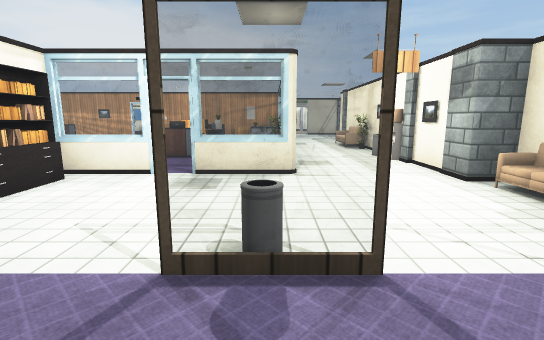
[1] (above)

24 first-person views from a walk through a Unity game level. The camera is 1.4 m above the floor, tilts 10° down and sees 85° across. Doors are open. The floor is counted in squares, 1 m on a side. Each view is taken from the middle of a square. On the plan, view 1 faces up. The plan holds only what a view shows up to about 14 squares ahead; the rest is blank. The place goes on beyond the plan. The player is left out. Some surface patterns are stand-ins.

[2]
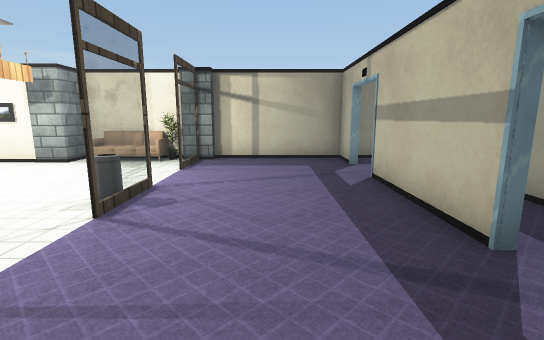

[3]
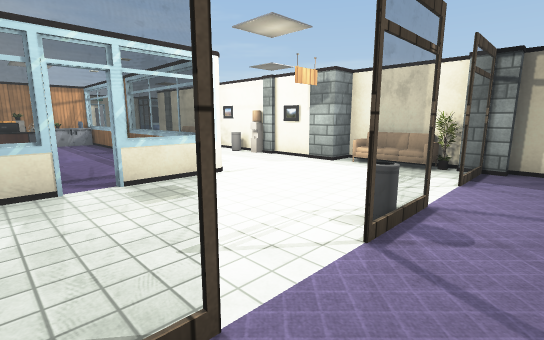

[4]
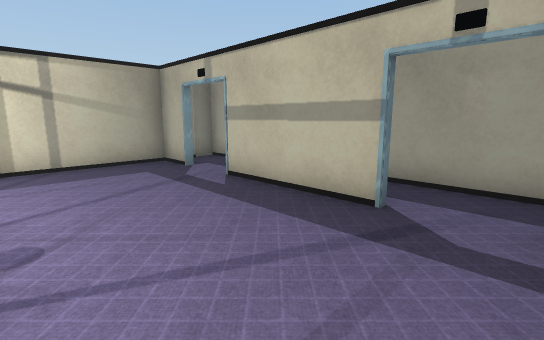

[5]
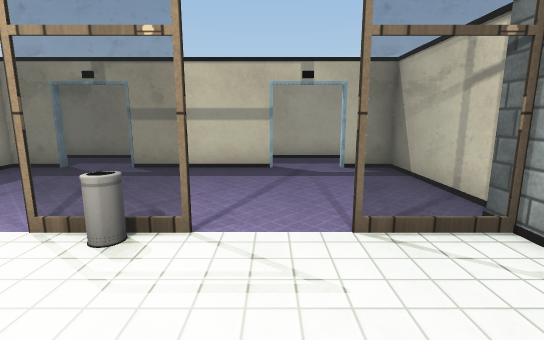

[6]
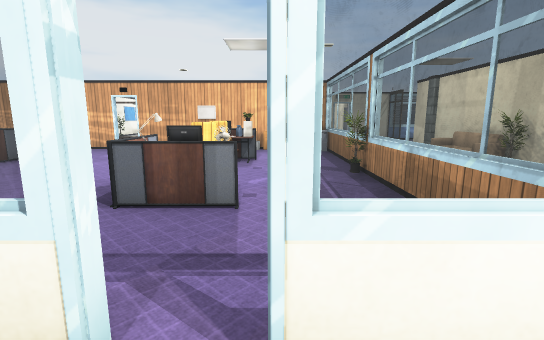

[7]
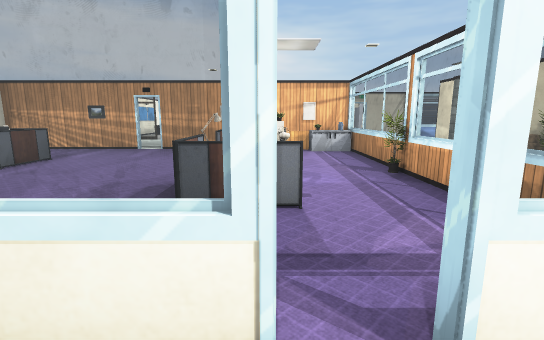

[8]
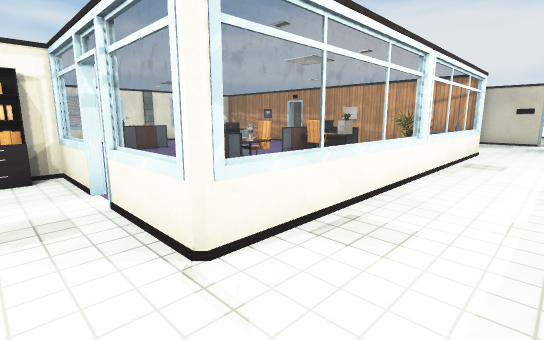

[9]
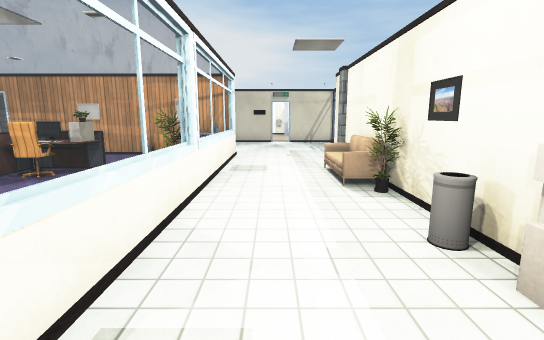

[10]
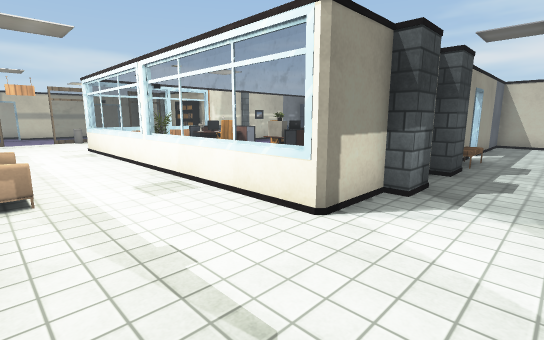

[11]
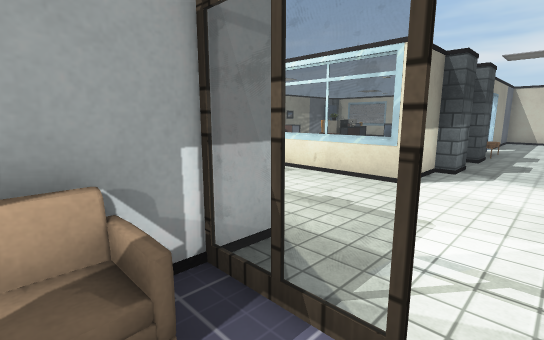

[12]
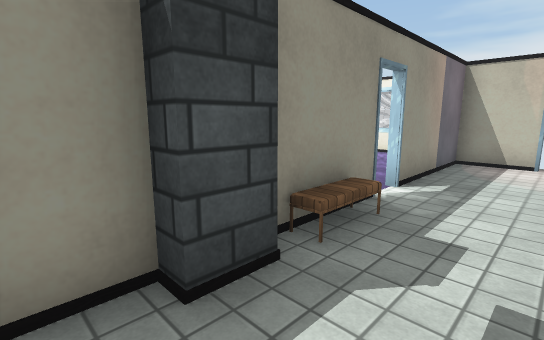

[13]
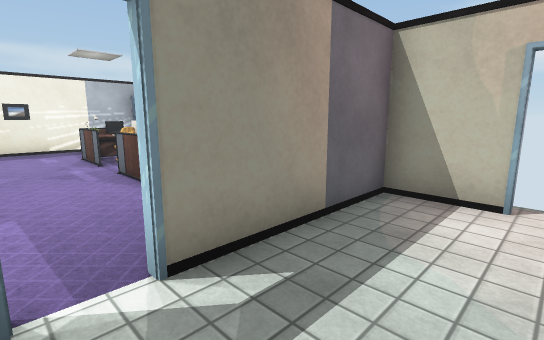

[14]
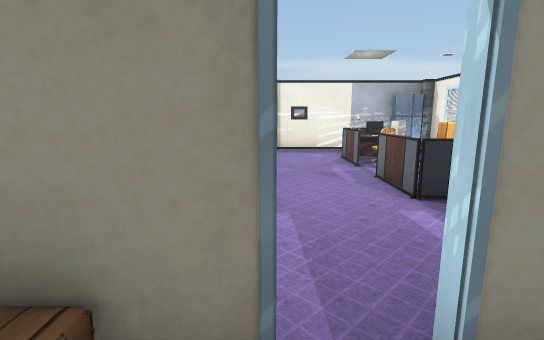

[15]
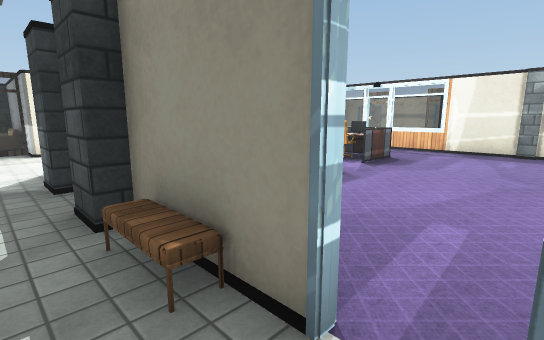

[16]
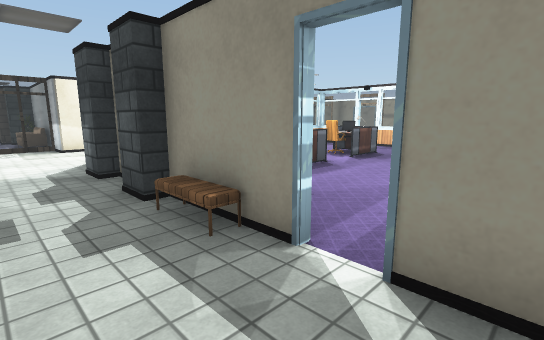

[17]
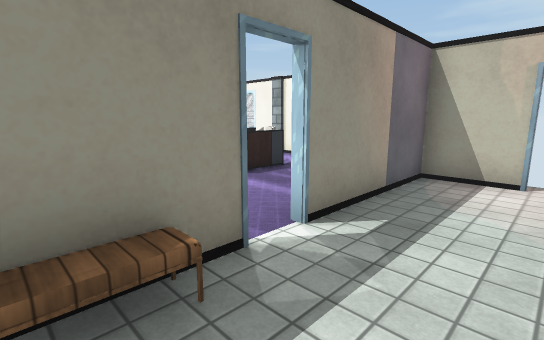

[18]
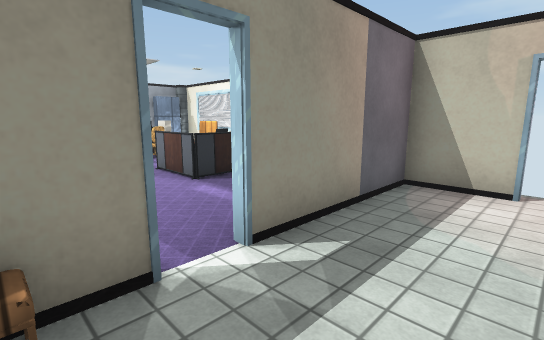

[19]
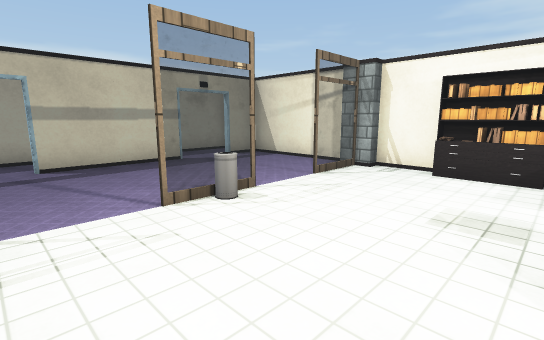

[20]
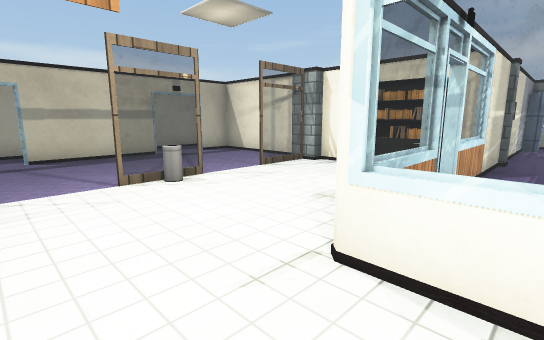

[21]
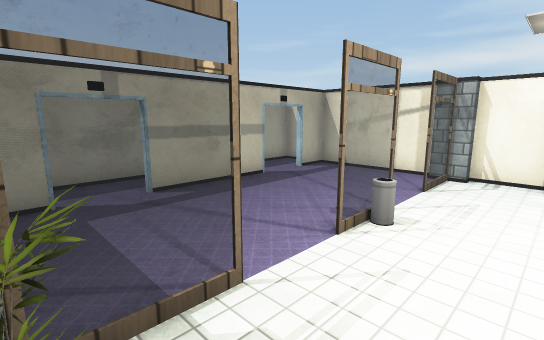

[22]
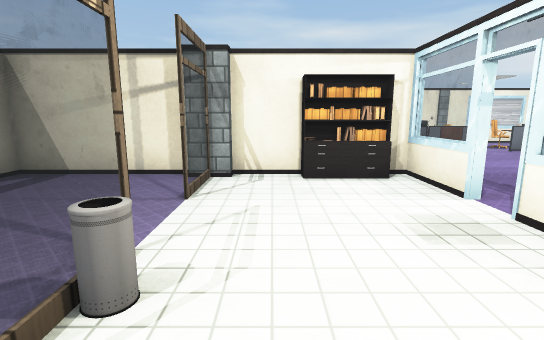

[23]
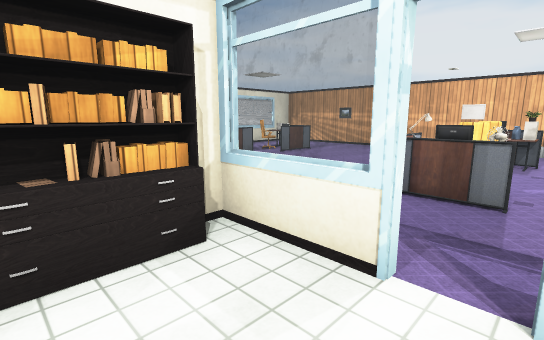

[24]
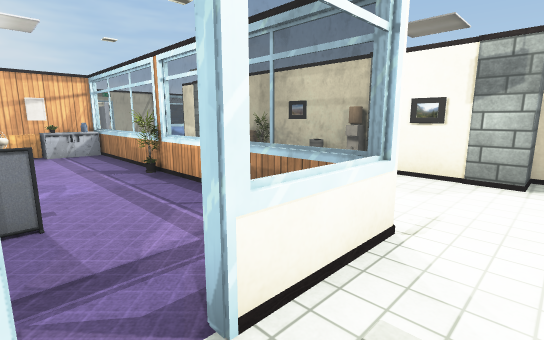

### Floor plan
Points are (right, up) in squares from view 1. A wall is a line through its corners. A room is listed if a view was taken in it or the views show most of it. See-through windows are left out.
Room 1 (views 1, 2, 3, 4)
walls: (-2.1, -2.4) (2.1, -2.4); (3.5, 2.5) (3, 2.5); (4, -2.4) (5.4, -2.4) (5.4, 1.6); (-5.4, 1.8) (-5.4, -2.4) (-3.9, -2.4)
ways out: opening at (0, 2.5) to room 2; open door at (-2, 2.5) to room 2; open door at (2, 2.5) to room 2; open door at (3, -2.5) to room 5; open door at (-3, -2.5) to room 6
objects: pillar (5, 2) to (6, 3)
Room 2 (views 5, 6, 7, 8, 9, 10, 12, 13, 14, 15, 16, 17, 18, 19, 20, 21, 22, 23, 24)
walls: (0.6, 12.6) (0.6, 7.4) (-2, 7.4); (0.4, 17.5) (0.4, 18.5); (0.6, 18.6) (0.6, 14.4); (-3, 7.4) (-5.4, 7.4) (-5.4, 6.8); (4.4, 7.5) (4.4, 19.6); (-5.4, 4.8) (-5.4, 3.5); (-8, 19.6) (-3, 19.6); (2.9, 2.5) (4.4, 2.5); (5.4, 3.4) (5.4, 6.5); (-5.1, 2.5) (-3, 2.5); (-13.4, 21.6) (-13.4, 19.6) (-9, 19.6)
ways out: opening at (0, 2.5) to room 1; open door at (-2, 2.5) to room 1; open door at (2, 2.5) to room 1; opening at (5.5, 20) to room 3; open door at (5.5, 22) to room 3; opening at (-2.7, 18.7) to room 4; open door at (-13.5, 22); open door at (-3, 7)
objects: pillar (-6, 2) to (-5, 3); bookshelf (-5, 5) to (-5, 7); pillar (-5, 20) to (-4, 20); drawers (-2, 19); pillar (-2, 20); painting (-1, 19); other object (-1, 20); bin (0, 3); plant (0, 13) to (0, 14); other object (0, 19); pillar (4, 6) to (6, 7); pillar (4, 10) to (5, 10); bin (4, 11); pillar (4, 18) to (5, 18); plant (5, 3); other object (5, 4)
Room 3 (view 11)
walls: (5.5, 21.6) (5.5, 20.5); (4.4, 19.6) (9.6, 19.6)
ways out: opening at (5.5, 20) to room 2; open door at (5.5, 22) to room 2
objects: other object (6, 20)
Room 4 (no view inside)
walls: (-5.4, 19.4) (-8, 19.4); (-9, 19.4) (-12.5, 19.4); (0.4, 14.4) (0.4, 17.5); (0.4, 10.5) (0.4, 12.5); (-2.4, 19.4) (-3.5, 19.4); (-14.9, 12.6) (-14.9, 8); (-13.9, 7.6) (-3, 7.6); (-14.5, 8.1) (-13.4, 8.1)
ways out: opening at (-2.7, 18.7) to room 2; opening at (-2, 9.5) to room 7; opening at (-1, 11.5) to room 7; opening at (-14, 15.5); opening at (-13, 17.5); open door at (-9, 19)
objects: pillar (-15, 13) to (-15, 14); table (-12, 10) to (-11, 10); other object (-12, 12); chair (-12, 14); other object (-12, 15); table (-12, 16); other object (-11, 11); table (-11, 11) to (-10, 12); table (-11, 15) to (-10, 15); pillar (-8, 7) to (-8, 8); table (-5, 11) to (-5, 12); table (-5, 15); table (-4, 10) to (-3, 10); chair (-4, 12) to (-3, 12); chair (-4, 15); table (-4, 16); other object (-3, 15); other object (-3, 16)
Room 5 (no view inside)
walls: (-1.4, -4.4) (5.6, -4.4) (5.6, -3.6); (5.4, -3.6) (5.4, -3)
ways out: open door at (3, -2.5) to room 1; opening at (-1, -4) to room 6
Room 6 (no view inside)
walls: (-5.4, -3.8) (-5.4, -4.4) (-1.4, -4.4)
ways out: open door at (-3, -2.5) to room 1; opening at (-1, -4) to room 5
Room 7 (no view inside)
walls: (-2, 7.6) (0.4, 7.6) (0.4, 10.5)
ways out: opening at (-2, 9.5) to room 4; opening at (-1, 11.5) to room 4

Positions as (right, up) in squares from view 1, and headings:
1: (0, 0), facing up
2: (-5, 0), facing right
3: (-4, 1), facing up-right
4: (-4, 2), facing down-right
5: (-2, 6), facing down
6: (-2, 6), facing up
7: (-3, 6), facing up
8: (3, 6), facing up-left
9: (2, 8), facing up
10: (4, 22), facing down-left
11: (7, 22), facing down-left
12: (-3, 22), facing down-left
13: (-8, 22), facing down-left
14: (-8, 21), facing down
15: (-9, 21), facing down-right
16: (-10, 22), facing down-right
17: (-6, 22), facing down-left
18: (-7, 22), facing down-left
19: (3, 7), facing down-left
20: (3, 9), facing down-left
21: (5, 5), facing down-left
22: (2, 4), facing left
23: (-2, 5), facing up-left
24: (-3, 6), facing up-right
